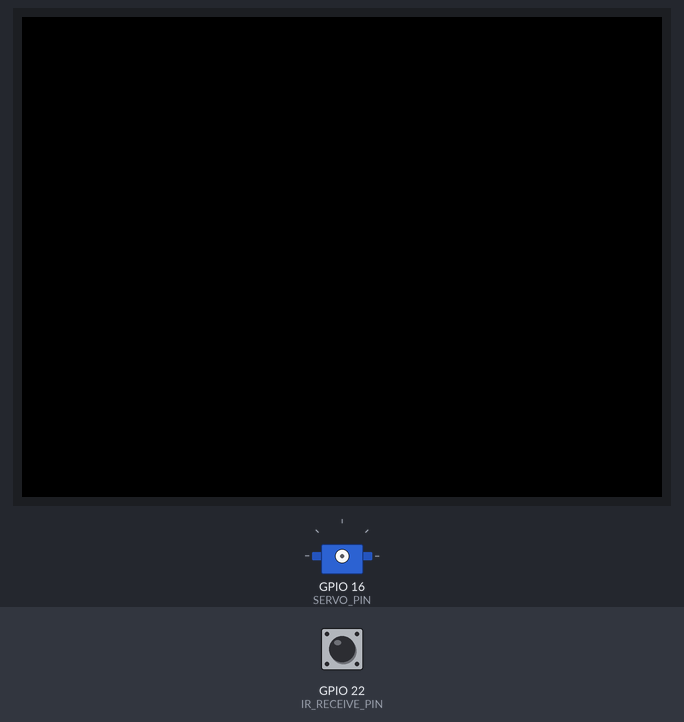
This sketch was run on a simulated ESP32. Shown: 320×240 colour display, servo. The inputs (shaded band) are chosen by the test bench; at power-on: GPIO 22 (IR_RECEIVE_PIN) HIGH. Nothing arrives over Bluetooth unless stated; servo pulses on a pin are drawn as a servo (544–2400 µs = 0–180°); what the sketch prints to the serial monitor is not drawn.

Above: at 1.3 s.
1.4 s: GPIO 22 (IR_RECEIVE_PIN) pulsed LOW 5 times (0.12 s each, 0.3 s apart)
At 2.0 s:
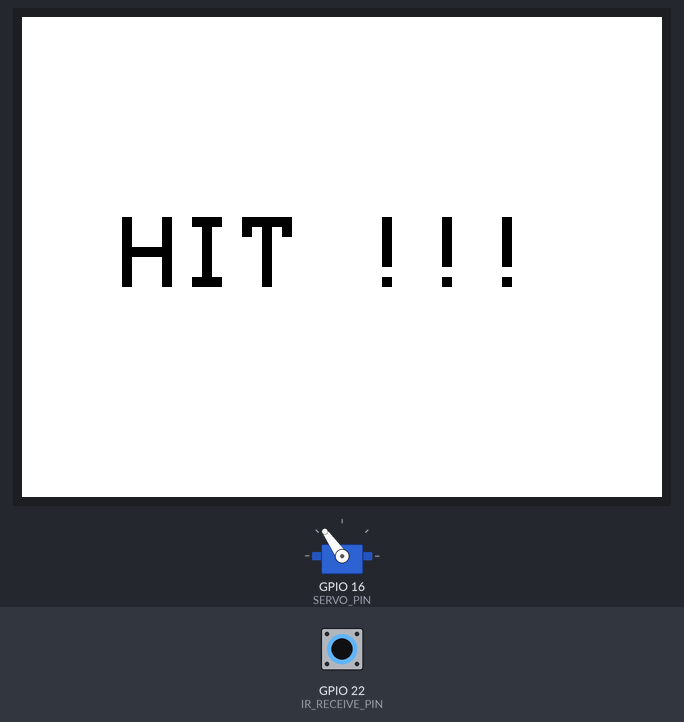
At 3.12 s:
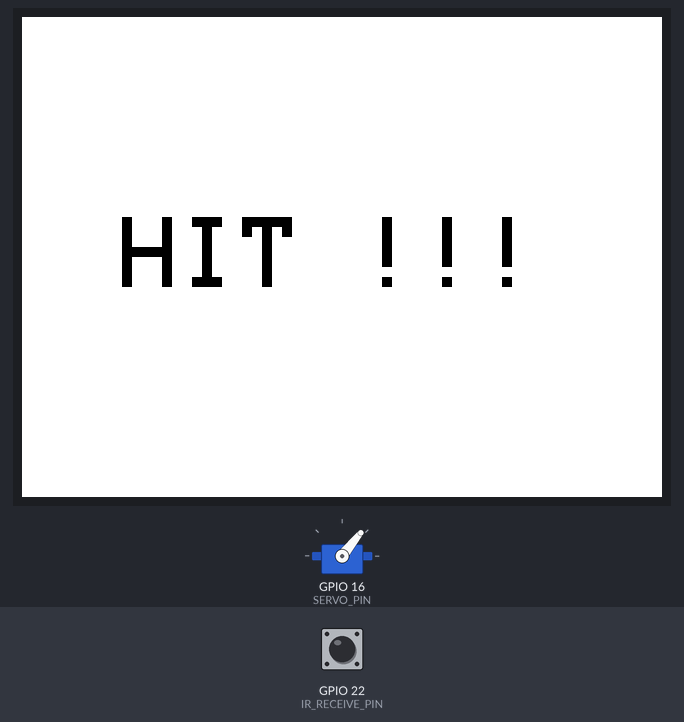
4.4 s: GPIO 22 (IR_RECEIVE_PIN) pulsed LOW 2 times (0.12 s each, 0.3 s apart)
At 4.71 s:
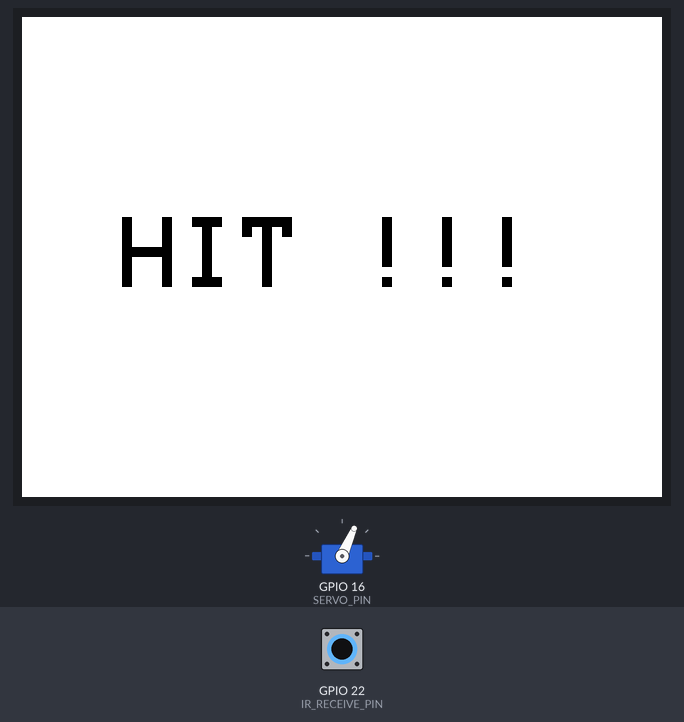
Timing chart, 0 to 7.4 s (numbered marks = the images above; inputs shaded):
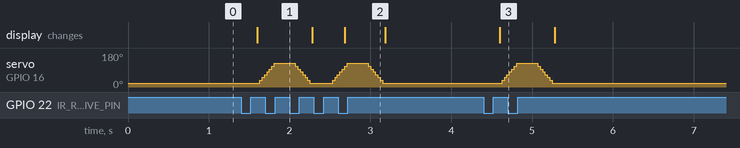

Measured:
- after the input at 4.4 s, servo on GPIO 16 (SERVO_PIN): rises from 21° to 125° in 0.18 s, then falls to 21° in 0.44 s; the display: changes after 0.20 s (image 3)

The sketch:

target.ino
```cpp
#include <M5Stack.h>
#include "BluetoothSerial.h"
BluetoothSerial SerialBT;

#define IR_RECEIVE_PIN GPIO_NUM_22
#define SERVO_PIN GPIO_NUM_16

int count = 0;
int score = 0;
boolean prev = true;

void setup() {
  M5.begin();
  M5.Power.begin();
  // 赤外線受光
  pinMode(IR_RECEIVE_PIN, INPUT);
  // サーボ設定
  pinMode(SERVO_PIN, OUTPUT);
  ledcSetup(1, 50, 16);
  ledcAttachPin(SERVO_PIN, 1);
  // LCD設定
  M5.Lcd.setTextSize(5);
  M5.Lcd.setTextColor(BLACK);
  // Blutooth
  SerialBT.begin("target");
}

void loop() {
  // 受光時にLOW(False)

  boolean current = digitalRead(IR_RECEIVE_PIN);
  if(!prev && !current) {
    count ++;
  }else{
    // ノイズ除去のためLOWが5回連続するとヒット判定
    if(count >= 5) {
      score ++;
      // HIT表示
      M5.Lcd.fillScreen(WHITE);
      M5.Lcd.setCursor(50, 100);
      M5.Lcd.print("HIT !!!");
      // ヒット判定をスマートグラスへ送信
      SerialBT.printf("%d\r", score);
      // 的を倒す
      knockdownServo();
      delay(200);
      // 戻す
      standUpServo();
      M5.Lcd.clear(BLACK);
    }
    count = 0;
  }
  prev = current;
  delay(5);
}

void knockdownServo() {
  for (int i = 2500; i <= 6000; i=i+500) {
    ledcWrite(1, i);
    delay(30);
    Serial.printf("%d\n", i);
  }
}

void standUpServo() {
  for (int i = 6000; i >= 2500; i=i-500) {
    ledcWrite(1, i);
    delay(30);
    Serial.printf("%d\n", i);
  }
}
```
